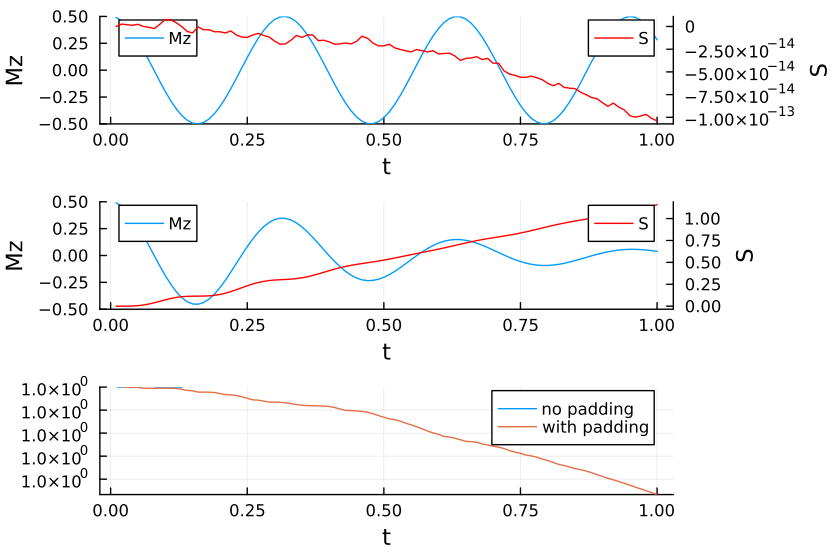

Julia code for this plot:
using ITensors
using ITensorMPS
using Revise
using Base.Threads
using Plots
using LinearAlgebra
let

    number_of_sites=30
    sites=siteinds("S=1/2",number_of_sites)
    H=OpSum()
    sweeps=30
    dt=0.01
    time_steps=100
    Mz_array_pad=zeros(time_steps)
    S_arrray_pad=zeros(time_steps)
    Mz_array=zeros(time_steps)
    S_arrray=zeros(time_steps)
    norm=zeros(time_steps)
    norm_pad=zeros(time_steps)
    h=20
    J=-8
    for i=1:number_of_sites
        H+=h,"Sx",i
        
        if i<number_of_sites
            H+=-J,"Sz",i,"Sz",i+1
        end
        
    
    
    
    end
    H_mpo=MPO(H,sites)
    function entaglement_entropy(psi_mps)
        b=length(psi_mps)÷2
        psi = orthogonalize(psi_mps, b)
        U,S,V = svd(psi[b], (linkinds(psi, b-1)..., siteinds(psi, b)...))
        SvN = 0.0
        for n=1:dim(S, 1)
            p = S[n,n]^2
            SvN -= p * log(p)
        end
        return SvN  
    end
    instate=["Up" for i in 1:number_of_sites]
    #psi0=random_mps(sites)
    ψ_0 =MPS(sites,instate)
    ψ_pad=ψ_0
    @time for i=1:time_steps
        
       
        task_one= Threads.@spawn begin
            ψ_0 = tdvp(H_mpo,-1im*dt,ψ_0;nsteps=1, time_step=-1im * dt,normalize=false,cutoff=1e-13,nsite=1)
            m = expect(ψ_0, "Sz")
            Mz_array[i] = sum(m) / length(m)
            S_arrray[i] = entaglement_entropy(ψ_0)
            norm[i]=sqrt(real(inner(ψ_0,ψ_0)))

        end
        
    
        task_two = Threads.@spawn begin
            
        
            ψ_pad = tdvp(H_mpo,-1im*dt,ψ_pad;nsteps=1, time_step=-1im * dt,normalize=false,cutoff=1e-13,nsite=2)
            m = expect(ψ_pad, "Sz")
            Mz_array_pad[i] = sum(m) / length(m)
            S_arrray_pad[i] = entaglement_entropy(ψ_pad)
            norm_pad[i]=sqrt(real(inner(ψ_pad,ψ_pad)))
            
        end
        #ψ_0, Mz_array[i], S_arrray[i] = fetch(task_one)
        #ψ_pad, Mz_array_pad[i], S_arrray_pad[i] = fetch(task_two)
        
        wait(task_one)
        wait(task_two)
        println(i)
        #println( "Minimale norm:", minimum(norm_pad))
    end

    times=1:time_steps
    times=dt*times
    p1=plot(times,[Mz_array ],xlabel="t",ylabel="Mz",label="Mz" ,legend=:topleft,ylim=[-0.5,0.5])
    plot!(
    twinx(p1),
    times, S_arrray,
    ylabel = "S",
    label = "S",
    color = :red,
    legend = :topright)
    p2=plot(times,[Mz_array_pad ],xlabel="t",ylabel="Mz",label="Mz" ,legend=:topleft,ylim=[-0.5,0.5])
    plot!(
    twinx(p2),
    times, S_arrray_pad,
    ylabel = "S",
    label = "S",
    color = :red,
    legend = :topright)
    
    p3=plot(times,[norm norm_pad],xlabel="t",ylabel="",label=[ "no padding" "with padding"],ylims=(minimum(norm_pad),1))
    p=plot(p1, p2,p3; layout=(3, 1))
    
    savefig(p,"padding.pdf")
end
